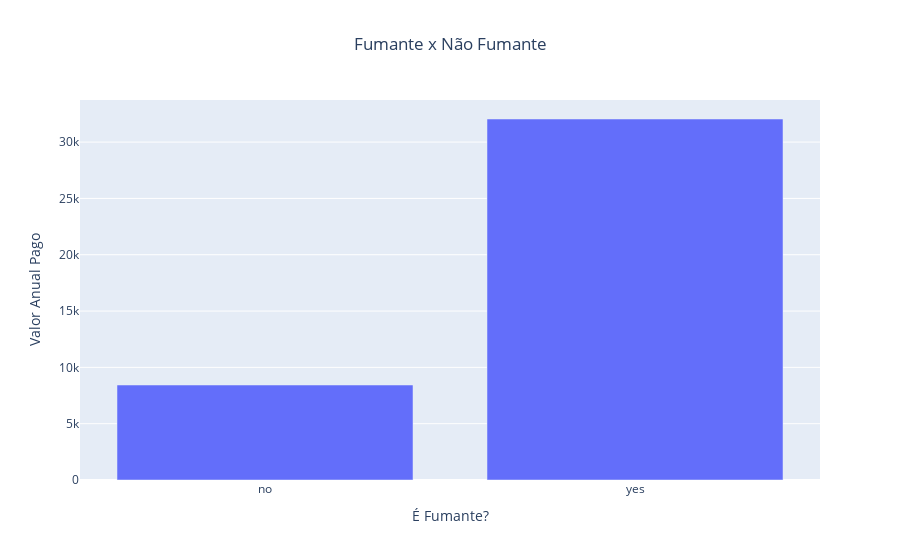

Notebook cell for this chart:
### Markdown cell above
Incorreto! Fumantes pagam muito mais que não fumantes. 280% a mais em média.

### Code cell
#cria dataset auxiliar
aux = df_temp.groupby('smoker').agg({'charges' : 'mean'}).reset_index()

#cria grafico
fig = go.Figure()

fig.add_trace(go.Bar(x = aux['smoker'], y=aux['charges']))

fig.update_layout(title_text = 'Fumante x Não Fumante',
                  yaxis_title = 'Valor Anual Pago',
                  xaxis_title = 'É Fumante?',
                  title = dict(x = 0.5))

fig.show()

### Figure 1 — Plotly figure (JSON) as saved in the notebook; plotly's stock layout.template omitted (floating-point values rounded to 4 significant figures)
{"data": [{"type": "bar", "x": ["no", "yes"], "y": [8434.0, 32050.0]}], "layout": {"title": {"text": "Fumante x Não Fumante", "x": 0.5}, "xaxis": {"title": {"text": "É Fumante?"}}, "yaxis": {"title": {"text": "Valor Anual Pago"}}}}
